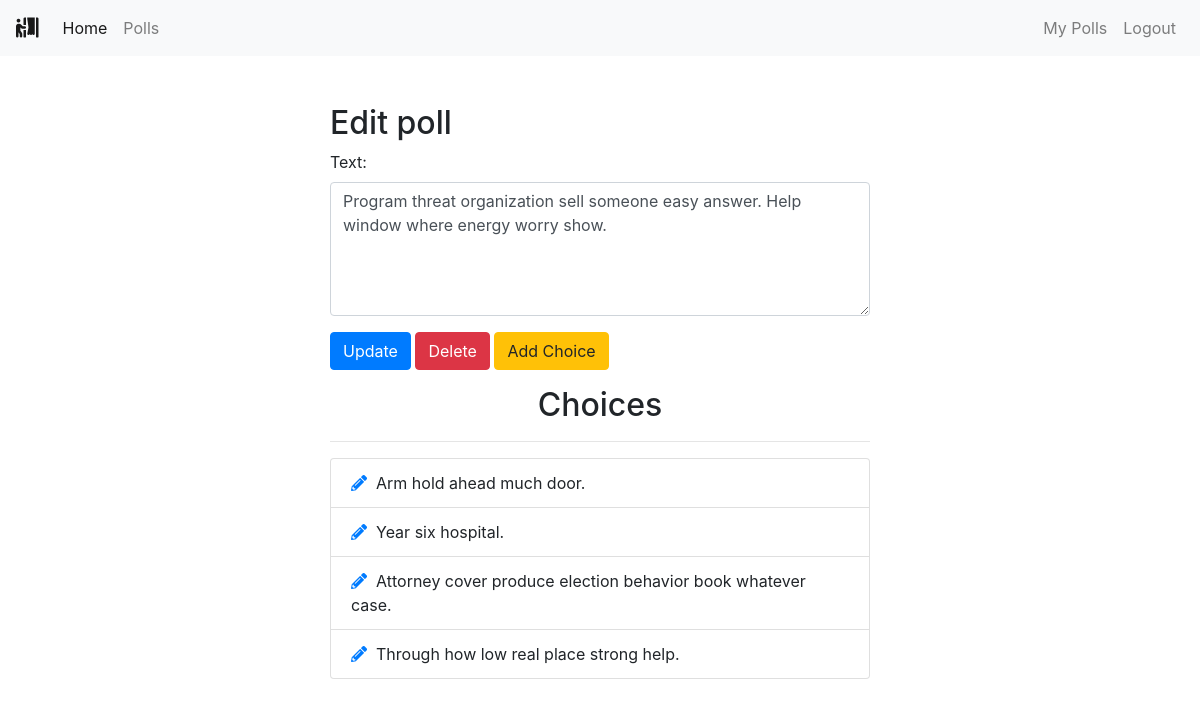
The app's page /polls/edit/24/ (signed in) with its own data.
### polls/models.py (models this page shows, shortened)
class Poll(models.Model):
    owner = models.ForeignKey(User, on_delete=models.CASCADE)
    text = models.TextField()
    pub_date = models.DateTimeField(default=timezone.now)
    active = models.BooleanField(default=True)
    created_at = models.DateTimeField(auto_now_add=True)

class Choice(models.Model):
    poll = models.ForeignKey(Poll, on_delete=models.CASCADE)
    choice_text = models.CharField(max_length=255)
    created_at = models.DateTimeField(auto_now_add=True)
    updated_at = models.DateTimeField(auto_now=True)

### polls/views.py (the view)
# urls.py: path('edit/<int:poll_id>/', views.polls_edit, name='edit'),
@login_required
def polls_edit(request, poll_id):
    poll = get_object_or_404(Poll, pk=poll_id)
    if request.user != poll.owner:
        return redirect('home')
    if request.method == 'POST':
        form = EditPollForm(request.POST, instance=poll)
        if form.is_valid:
            form.save()
            messages.success(request, "Poll Updated successfully.",
                             extra_tags='alert alert-success alert-dismissible fade show')
            return redirect("polls:list")
    else:
        form = EditPollForm(instance=poll)
    return render(request, "polls/poll_edit.html", {'form': form, 'poll': poll})

### polls/forms.py
class EditPollForm(forms.ModelForm):
    class Meta:
        model = Poll
        fields = ['text', ]
        widgets = {
            'text': forms.Textarea(attrs={'class': 'form-control', 'rows': 5, 'cols': 20}),
        }

### polls/templates/polls/poll_edit.html (shortened to what this page needs)
{% extends 'base.html' %}
{% block content %}
<div class="container">
    <div class="row center">
        <div class="col-md-6 offset-md-3">
            <h2>Edit poll</h2>
            <form action="" method="POST">
                {% for field in form %}
                <div class="form-group">
                    {{ field.label_tag }}
                    {{ field }}
                </div>
                {% endfor %}
                <button type="submit" class="btn btn-primary">Update</button>
                <a class="btn btn-danger" href="{% url 'polls:delete_poll' poll.id %}" role="button" onclick="return confirm('Are you sure?')">Delete</a>
                <a class="btn btn-warning" href="{% url 'polls:add_choice' poll.id %}" role="button">Add Choice</a>
            </form>
            <div class="choices">
                <h2 class="text-center mt-3">Choices</h2>
                <hr>
                <ul class="list-group">
                    {% for choice in poll.choice_set.all %}
                    <li class="list-group-item"><a href="{% url 'polls:choice_edit' choice.id %}"><i class="fas fa-pencil-alt"></i></a>&nbsp
                        {{ choice.choice_text }}</li>
                    {% endfor %}
                </ul>
            </div>
        </div>
    </div>
</div>
{% endblock %}

### records on screen
Poll: form "Program threat organization sell someone easy answer. Help window where energy worry show."
Choice: choice_text "Arm hold ahead much door."
Choice: choice_text "Year six hospital."
Choice: choice_text "Attorney cover produce election behavior book whatever case."
Choice: choice_text "Through how low real place strong help."

### other values on screen
{{ field.label_tag }} "Text:"
